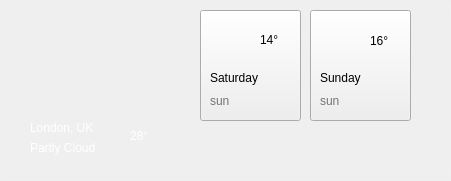
     <widget class="QWidget" name="widget_3" native="true">
      <property name="geometry">
       <rect>
        <x>10</x>
        <y>110</y>
        <width>451</width>
        <height>181</height>
       </rect>
      </property>
      <property name="styleSheet">
       <string notr="true"/>
      </property>
      <widget class="QLabel" name="label_29">
       <property name="geometry">
        <rect>
         <x>50</x>
         <y>10</y>
         <width>101</width>
         <height>91</height>
        </rect>
       </property>
       <property name="text">
        <string/>
       </property>
       <property name="pixmap">
        <pixmap>../img/cloud.png</pixmap>
       </property>
       <property name="scaledContents">
        <bool>true</bool>
       </property>
      </widget>
      <widget class="QLabel" name="label_30">
       <property name="geometry">
        <rect>
         <x>30</x>
         <y>120</y>
         <width>81</width>
         <height>16</height>
        </rect>
       </property>
       <property name="styleSheet">
        <string notr="true">font: 12pt &quot;Segoe UI&quot;;
color: rgb(255, 255, 255)</string>
       </property>
       <property name="text">
        <string>London, UK</string>
       </property>
      </widget>
      <widget class="QLabel" name="label_31">
       <property name="geometry">
        <rect>
         <x>30</x>
         <y>140</y>
         <width>71</width>
         <height>16</height>
        </rect>
       </property>
       <property name="styleSheet">
        <string notr="true">color: rgb(255, 255, 255)</string>
       </property>
       <property name="text">
        <string>Partly Cloud</string>
       </property>
      </widget>
      <widget class="QLabel" name="label_32">
       <property name="geometry">
        <rect>
         <x>130</x>
         <y>120</y>
         <width>41</width>
         <height>31</height>
        </rect>
       </property>
       <property name="styleSheet">
        <string notr="true">font: 20pt &quot;Segoe UI&quot;;
color: rgb(255, 255, 255)</string>
       </property>
       <property name="text">
        <string>28°</string>
       </property>
      </widget>
      <widget class="QPushButton" name="pushButton_9">
       <property name="geometry">
        <rect>
         <x>310</x>
         <y>10</y>
         <width>101</width>
         <height>111</height>
        </rect>
       </property>
       <property name="text">
        <string/>
       </property>
      </widget>
      <widget class="QLabel" name="label_38">
       <property name="geometry">
        <rect>
         <x>320</x>
         <y>20</y>
         <width>41</width>
         <height>41</height>
        </rect>
       </property>
       <property name="text">
        <string/>
       </property>
       <property name="pixmap">
        <pixmap>../img/cloudy (1).png</pixmap>
       </property>
       <property name="scaledContents">
        <bool>true</bool>
       </property>
      </widget>
      <widget class="QLabel" name="label_37">
       <property name="geometry">
        <rect>
         <x>370</x>
         <y>30</y>
         <width>31</width>
         <height>21</height>
        </rect>
       </property>
       <property name="styleSheet">
        <string notr="true">font: 15pt &quot;Segoe UI&quot;;</string>
       </property>
       <property name="text">
        <string>16°</string>
       </property>
      </widget>
      <widget class="QLabel" name="label_33">
       <property name="geometry">
        <rect>
         <x>210</x>
         <y>20</y>
         <width>41</width>
         <height>41</height>
        </rect>
       </property>
       <property name="text">
        <string/>
       </property>
       <property name="pixmap">
        <pixmap>../img/cloudy.png</pixmap>
       </property>
       <property name="scaledContents">
        <bool>true</bool>
       </property>
      </widget>
      <widget class="QPushButton" name="pushButton_10">
       <property name="geometry">
        <rect>
         <x>200</x>
         <y>10</y>
         <width>101</width>
         <height>111</height>
        </rect>
       </property>
       <property name="text">
        <string/>
       </property>
      </widget>
      <widget class="QLabel" name="label_36">
       <property name="geometry">
        <rect>
         <x>260</x>
         <y>30</y>
         <width>31</width>
         <height>20</height>
        </rect>
       </property>
       <property name="styleSheet">
        <string notr="true">font: 15pt &quot;Segoe UI&quot;;</string>
       </property>
       <property name="text">
        <string>14°</string>
       </property>
      </widget>
      <widget class="QLabel" name="label_34">
       <property name="geometry">
        <rect>
         <x>210</x>
         <y>70</y>
         <width>49</width>
         <height>16</height>
        </rect>
       </property>
       <property name="text">
        <string>Saturday</string>
       </property>
      </widget>
      <widget class="QLabel" name="label_35">
       <property name="geometry">
        <rect>
         <x>210</x>
         <y>90</y>
         <width>41</width>
         <height>21</height>
        </rect>
       </property>
       <property name="styleSheet">
        <string notr="true">color:rgb(116, 116, 116);
</string>
       </property>
       <property name="text">
        <string>sun</string>
       </property>
      </widget>
      <widget class="QLabel" name="label_39">
       <property name="geometry">
        <rect>
         <x>320</x>
         <y>70</y>
         <width>49</width>
         <height>16</height>
        </rect>
       </property>
       <property name="text">
        <string>Sunday</string>
       </property>
      </widget>
      <widget class="QLabel" name="label_40">
       <property name="geometry">
        <rect>
         <x>320</x>
         <y>90</y>
         <width>41</width>
         <height>21</height>
        </rect>
       </property>
       <property name="styleSheet">
        <string notr="true">color:rgb(116, 116, 116);
</string>
       </property>
       <property name="text">
        <string>sun</string>
       </property>
      </widget>
      <widget class="QFrame" name="frame_2">
       <property name="geometry">
        <rect>
         <x>0</x>
         <y>0</y>
         <width>451</width>
         <height>181</height>
        </rect>
       </property>
       <property name="styleSheet">
        <string notr="true">    background: qlineargradient(
        spread:pad,
        x1:0, y1:0,
        x2:0, y2:1,
        stop:0 rgba(30, 35, 85, 200),   /* Màu xanh tím nhạt hơn, alpha 200 (hơi trong suốt) */
        stop:1 rgba(18, 22, 50, 200)    /* Màu xanh tím đậm hơn, alpha 200 */
    );
    border: 1px solid rgba(255, 255, 255, 20);
    border-radius: 8px;
    padding: 8px;</string>
       </property>
       <property name="frameShape">
        <enum>QFrame::Shape::StyledPanel</enum>
       </property>
       <property name="frameShadow">
        <enum>QFrame::Shadow::Raised</enum>
       </property>
      </widget>
      <zorder>frame_2</zorder>
      <zorder>pushButton_10</zorder>
      <zorder>label_29</zorder>
      <zorder>label_30</zorder>
      <zorder>label_31</zorder>
      <zorder>label_32</zorder>
      <zorder>pushButton_9</zorder>
      <zorder>label_38</zorder>
      <zorder>label_37</zorder>
      <zorder>label_33</zorder>
      <zorder>label_36</zorder>
      <zorder>label_34</zorder>
      <zorder>label_35</zorder>
      <zorder>label_39</zorder>
      <zorder>label_40</zorder>
     </widget>
